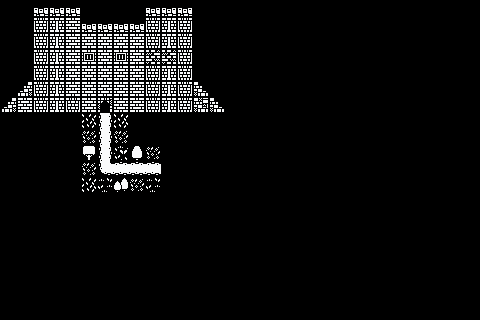

A 2D game scene composited from a Tiled map and its tileset images. What follows is a short description and the map's XML, with every tile layer's data as written:
An orthogonal 30x20 tile map with 16x16 px tiles, 2 tile layers (terrain, objects) and 3 objects (player_spawn, npc_spawn, Portal).

<map version="1.10" tiledversion="1.12.2" orientation="orthogonal" renderorder="right-down" width="30" height="20" tilewidth="16" tileheight="16" infinite="0" nextlayerid="4" nextobjectid="6">
 <tileset firstgid="1" source="Kenny1-bit.tsx" />
 <layer id="1" name="terrain" width="30" height="20">
  <data encoding="csv">
1,1,542,542,542,1,1,1,1,542,542,542,1,1,1,1,1,1,1,1,1,1,1,1,1,1,1,1,1,1,
1,1,894,893,844,542,542,542,542,894,893,894,1,1,1,1,1,1,1,1,1,1,1,1,1,1,1,1,1,1,
1,1,894,893,844,844,844,844,844,894,893,894,1,1,1,1,1,1,1,1,1,1,1,1,1,1,1,1,1,1,
1,1,894,893,844,846,844,846,844,644,644,894,1,1,1,1,1,1,1,1,1,1,1,1,1,1,1,1,1,1,
1,1,894,893,844,844,844,844,844,894,893,894,1,1,1,1,1,1,1,1,1,1,1,1,1,1,1,1,1,1,
1,541,894,893,844,844,844,844,844,894,893,894,2147484189,1,1,1,1,1,1,1,1,1,1,1,1,1,1,1,1,1,
541,844,894,893,894,844,642,844,844,894,893,894,638,2147484189,1,1,1,1,1,1,1,1,1,1,1,1,1,1,1,1,
1,1,1,1,1,8,58,8,1,1,1,1,1,1,1,1,1,1,1,1,1,1,1,1,1,1,1,1,1,1,
1,1,1,1,1,7,58,7,1,1,1,1,1,1,1,1,1,1,1,1,1,1,1,1,1,1,1,1,1,1,
1,1,1,1,1,55,58,2,54,7,1,1,1,1,1,1,1,1,1,1,1,1,1,1,1,1,1,1,1,1,
1,1,1,1,1,7,1610612795,3758096442,3758096442,3758096442,1,1,1,1,1,1,1,1,1,1,1,1,1,1,1,1,1,1,1,1,
1,1,1,1,1,8,6,53,7,6,1,1,1,1,1,1,1,1,1,1,1,1,1,1,1,1,1,1,1,1,
1,1,1,1,1,1,1,1,1,1,1,1,1,1,1,1,1,1,1,1,1,1,1,1,1,1,1,1,1,1,
1,1,1,1,1,1,1,1,1,1,1,1,1,1,1,1,1,1,1,1,1,1,1,1,1,1,1,1,1,1,
1,1,1,1,1,1,1,1,1,1,1,1,1,1,1,1,1,1,1,1,1,1,1,1,1,1,1,1,1,1,
1,1,1,1,1,1,1,1,1,1,1,1,1,1,1,1,1,1,1,1,1,1,1,1,1,1,1,1,1,1,
1,1,1,1,1,1,1,1,1,1,1,1,1,1,1,1,1,1,1,1,1,1,1,1,1,1,1,1,1,1,
1,1,1,1,1,1,1,1,1,1,1,1,1,1,1,1,1,1,1,1,1,1,1,1,1,1,1,1,1,1,
1,1,1,1,1,1,1,1,1,1,1,1,1,1,1,1,1,1,1,1,1,1,1,1,1,1,1,1,1,1,
1,1,1,1,1,1,1,1,1,1,1,1,1,1,1,1,1,1,1,1,1,1,1,1,1,1,1,1,1,1
</data>
 </layer>
 <layer id="2" name="objects" width="30" height="20">
  <data encoding="csv">
0,0,0,0,0,0,0,0,0,0,0,0,0,0,0,0,0,0,0,0,0,0,0,0,0,0,0,0,0,0,
0,0,0,0,0,0,0,0,0,0,0,0,0,0,0,0,0,0,0,0,0,0,0,0,0,0,0,0,0,0,
0,0,0,0,0,0,0,0,0,0,0,0,0,0,0,0,0,0,0,0,0,0,0,0,0,0,0,0,0,0,
0,0,0,0,0,0,0,0,0,0,0,0,0,0,0,0,0,0,0,0,0,0,0,0,0,0,0,0,0,0,
0,0,0,0,0,0,0,0,0,0,0,0,0,0,0,0,0,0,0,0,0,0,0,0,0,0,0,0,0,0,
0,0,0,0,0,0,0,0,0,0,0,0,0,0,0,0,0,0,0,0,0,0,0,0,0,0,0,0,0,0,
0,0,0,0,0,0,0,0,0,0,0,0,0,0,0,0,0,0,0,0,0,0,0,0,0,0,0,0,0,0,
0,0,0,0,0,0,0,0,0,0,0,0,0,0,0,0,0,0,0,0,0,0,0,0,0,0,0,0,0,0,
0,0,0,0,0,0,0,0,0,0,0,0,0,0,0,0,0,0,0,0,0,0,0,0,0,0,0,0,0,0,
0,0,0,0,0,0,0,0,0,0,0,0,0,0,0,0,0,0,0,0,0,0,0,0,0,0,0,0,0,0,
0,0,0,0,0,0,0,0,0,0,0,0,0,0,0,0,0,0,0,0,0,0,0,0,0,0,0,0,0,0,
0,0,0,0,0,0,0,0,0,0,0,0,0,0,0,0,0,0,0,0,0,0,0,0,0,0,0,0,0,0,
0,0,0,0,0,0,0,0,0,0,0,0,0,0,0,0,0,0,0,0,0,0,0,0,0,0,0,0,0,0,
0,0,0,0,0,0,0,0,0,0,0,0,0,0,0,0,0,0,0,0,0,0,0,0,0,0,0,0,0,0,
0,0,0,0,0,0,0,0,0,0,0,0,0,0,0,0,0,0,0,0,0,0,0,0,0,0,0,0,0,0,
0,0,0,0,0,0,0,0,0,0,0,0,0,0,0,0,0,0,0,0,0,0,0,0,0,0,0,0,0,0,
0,0,0,0,0,0,0,0,0,0,0,0,0,0,0,0,0,0,0,0,0,0,0,0,0,0,0,0,0,0,
0,0,0,0,0,0,0,0,0,0,0,0,0,0,0,0,0,0,0,0,0,0,0,0,0,0,0,0,0,0,
0,0,0,0,0,0,0,0,0,0,0,0,0,0,0,0,0,0,0,0,0,0,0,0,0,0,0,0,0,0,
0,0,0,0,0,0,0,0,0,0,0,0,0,0,0,0,0,0,0,0,0,0,0,0,0,0,0,0,0,0
</data>
 </layer>
 <objectgroup id="3" name="markers">
  <object id="1" name="player_spawn" x="166.667" y="169.333">
   <point />
  </object>
  <object id="3" name="npc_spawn" x="137.333" y="167.333">
   <point />
  </object>
  <object id="4" name="castle_interior" type="Portal" x="106" y="107.333">
   <point />
  </object>
 </objectgroup>
</map>
